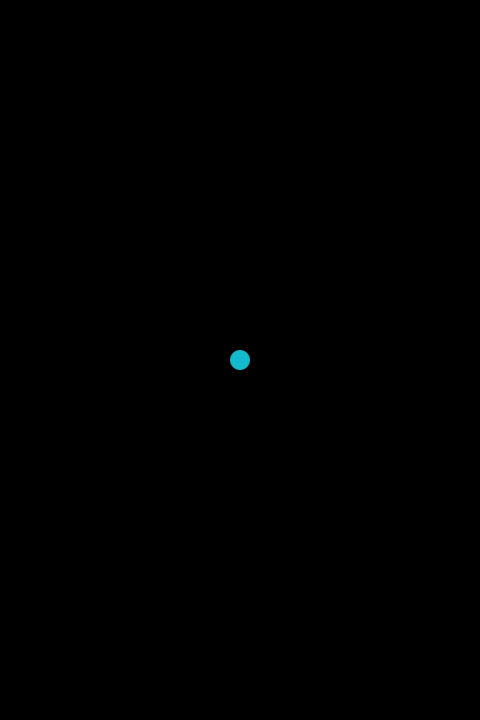
Frame 1 (no input)
Frame 60 (the mouse pressed at the canvas centre just before this capture): identical to frame 1, image omitted
Frame 120 (the mouse held since frame 60 and released just before this capture): identical to frame 1, image omitted

The Processing sketch that drew this single still picture (run headless with seeded random() and noise(); from frame 60 on, the mouse is pressed at the canvas centre):

// Processing sketch: processing_152166
// ── processing_152166.pde

flowers iPlayer ;
int boudMax;
int i;
boolean shiftLock;
boolean gameOver;

void setup(){
  size(480,720);
  noStroke();
  iPlayer = new flowers(5);
  boudMax=5;
  shiftLock=gameOver=false;
}

void draw(){
  background(#000000);
  if(!iPlayer.gameCheck()){
    iPlayer.ballDraw();
    iPlayer.draw();
    iPlayer.shift(shiftLock);
    iPlayer.countCheck();
  } else {
    fill(255);
    textAlign(CENTER,CENTER);
    text("Game Over",width/2,height/2);
    if(keyPressed){
      iPlayer.ballList.clear();
      delay(500);
    }
  }
}

void keyPressed() {
  if (key == CODED) {
    switch(keyCode){
    case UP:
      iPlayer.yplus=-3;
      break;
    case DOWN:
      iPlayer.yplus=3;
      break;
    case RIGHT:
      iPlayer.xplus=3;
      break;
    case LEFT:
      iPlayer.xplus=-3;
      break;
    case SHIFT:
      shiftLock=true;
      break;
    }
  }
}

void keyReleased() {
  if (key == CODED) {
    switch(keyCode){
    case UP:
      iPlayer.yplus=0;
      break;
    case DOWN:
      iPlayer.yplus=0;
      break;
    case RIGHT:
      iPlayer.xplus=0;
      break;
    case LEFT:
      iPlayer.xplus=0;
      break;
    case SHIFT:
      shiftLock=false;
      break;
    }
  }
}
class ball{
  float xpos;
  float ypos;
  float xspeed;
  float yspeed;
  float direct;
  int boundNum;
  int atackCount;
  ball(float xpos , float ypos , float xspeed , float yspeed , float direct){
    this.xpos=xpos;
    this.ypos=ypos;
    this.xspeed=xspeed;
    this.yspeed=yspeed;
    this.direct=direct;
    this.boundNum=0;
    this.atackCount=0;
  }
  
  void draw(){
    fill(#ffffff);
    pushMatrix();
    translate(this.xpos,this.ypos);
    ellipse(0,0,10,10);
    popMatrix();
    this.update();
  }
  
  void update(){
    this.xpos+=this.xspeed*cos(this.direct);
    this.ypos+=this.yspeed*sin(this.direct);
    if(this.xpos>width || this.xpos<0){
      this.xspeed*=-1;
      this.boundNum++;
    }
    if(this.ypos>height || this.ypos<0){
      this.yspeed*=-1;
      this.boundNum++;
    }
  }
}
class balls{
  float xpos;
  float ypos;
  int xplus;
  int yplus;
  ArrayList<ball> ballList;
  int boundMax;
  balls(int boundMax){
    this.xpos = width/2;
    this.ypos = height/2;
    this.xplus = 0;
    this.yplus = 0;
    this.ballList = new ArrayList<ball>();
    this.boundMax = boundMax;
  }
  
  void draw(){
    fill(#11bbcc);
    pushMatrix();
    translate(this.xpos,this.ypos);
    ellipse(0,0,20,20);
    popMatrix();
    this.ypos+=yplus;
    this.xpos+=xplus;
  }
  
  void ballDraw(){
    for(i = 0 ; i < ballList.size() ; i++){
      this.ballList.get(i).draw();
      this.ballList.get(i).update();
      if(this.ballList.get(i).boundNum > boudMax){
        this.ballList.remove(i);
        i--;
      }
    }
  }
  
  void shift(boolean lock){
    if(lock){
      float direct = random(0,2*PI);
      this.ballList.add(new ball(this.xpos+20*cos(direct),this.ypos+20*sin(direct),random(1,5),random(1,5),direct));
    }
  }
  
  void countCheck(){
    for(i = 0 ; i < ballList.size() ; i++){
      if(this.ballList.get(i).xpos >= this.xpos-10 && this.ballList.get(i).xpos <= this.xpos+10){
        if(this.ballList.get(i).ypos >= this.ypos-10 && this.ballList.get(i).ypos <= this.ypos+10){
          this.ballList.get(i).atackCount++;
        }
      }
    }
  }
  
  boolean gameCheck(){
    for(i = 0 ; i < ballList.size() ; i++){
      if(this.ballList.get(i).atackCount >= 2){
        return true;
      }
    }
    return false;
  }
}
class flower{
  float xpos;
  float ypos;
  ArrayList<ball> balls;
  int boundMax;
  float setupTime;
  int shotNum;
  flower(float xpos, float ypos ,int boundMax){
    this.xpos = xpos;
    this.ypos = ypos;
    this.balls = new ArrayList<ball>();
    this.boundMax = boundMax;
    this.setupTime = millis();
    this.shotNum = 0;
  }
  
  void draw(){
    fill(#11bbcc);
    pushMatrix();
    translate(this.xpos,this.ypos);
    ellipse(0,0,10,10);
    popMatrix();
    if((millis()-this.setupTime) > 5000.0){
      float direct = random(0,2*PI);
      this.balls.add(new ball(this.xpos+20*cos(direct),this.ypos+20*sin(direct),random(1,5),random(1,5),direct));
      this.setupTime = millis();
      this.shotNum++;
    }
  }
  
  void ballDraw(){
    for(i = 0 ; i < balls.size() ; i++){
      this.balls.get(i).draw();
      this.balls.get(i).update();
      if(this.balls.get(i).boundNum > boudMax){
        this.balls.remove(i);
        i--;
      }
    }
  }
}
class flowers{
  float xpos;
  float ypos;
  int xplus;
  int yplus;
  ArrayList<flower> ballList;
  int boundMax;
  flowers(int boundMax){
    this.xpos = width/2;
    this.ypos = height/2;
    this.xplus = 0;
    this.yplus = 0;
    this.ballList = new ArrayList<flower>();
    this.boundMax = boundMax;
  }
  
  void draw(){
    fill(#11bbcc);
    pushMatrix();
    translate(this.xpos,this.ypos);
    ellipse(0,0,20,20);
    popMatrix();
    this.ypos+=yplus;
    this.xpos+=xplus;
    for(int i = 0 ; i < this.ballList.size() ; i++){
      ballList.get(i).draw();
      ballList.get(i).ballDraw();
      if(this.ballList.get(i).shotNum > boudMax){
        this.ballList.remove(i);
        i--;
      }
    }
  }
  
  void ballDraw(){
    for(i = 0 ; i < ballList.size() ; i++){
      this.ballList.get(i).draw();
    }
  }
  
  void shift(boolean lock){
    if(lock){
      this.ballList.add(new flower(this.xpos,this.ypos,this.boundMax));
    }
  }
  
  void countCheck(){
//    for(i = 0 ; i < ballList.size() ; i++){
//      if(this.ballList.get(i).xpos >= this.xpos-10 && this.ballList.get(i).xpos <= this.xpos+10){
//        if(this.ballList.get(i).ypos >= this.ypos-10 && this.ballList.get(i).ypos <= this.ypos+10){
//          this.ballList.get(i).atackCount++;
//        }
//      }
//    }
  }
  
  boolean gameCheck(){
//    for(i = 0 ; i < ballList.size() ; i++){
//      if(this.ballList.get(i).atackCount >= 2){
//        return true;
//      }
//    }
    return false;
  }
}
